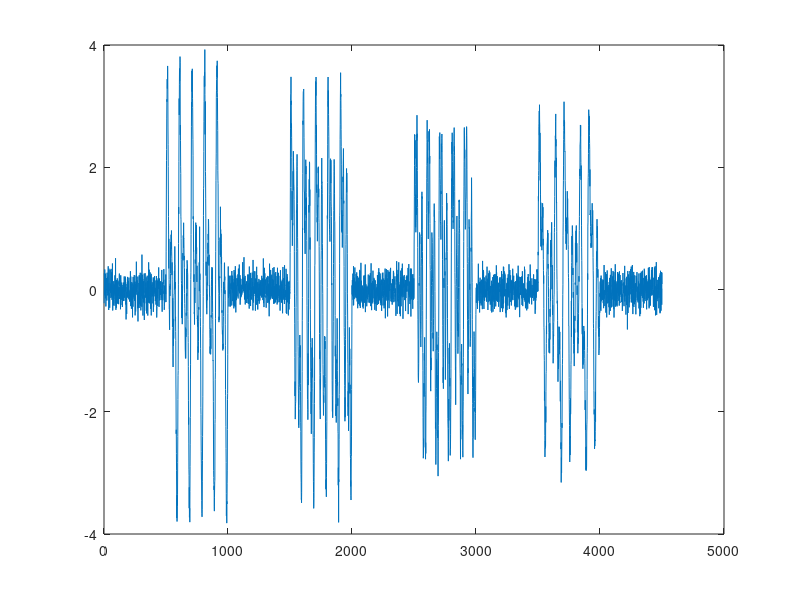

The MATLAB script that drew this image:
function [Heavy_Noise] = fixed_encoder()

%updated tanvir's code with user defined periods
%the first silent period is fixed to be 50 ms, but can be changed if needed
%we could also let the user define the amount of noise
%also removed harmonic noise

clear all
clc



num= '1234';
LengthN = length(num);
DigitPeriod= [50 50 50 50 50 50 50 50 50 50];
SilentPeriod= [50 50 50 50 50 50 50 50 50 50];

%frequencies
List = [75 150 300; 100 200 300; 100 200 400; 100 200 500; 100 150 300; 100 150 400; 
         100 150 500; 75 200 300; 75 200 400; 75 200 500];
 %Initial Values
            Sampling = 10000; % sampling for sound must be atleast 8000
 %Initate variables         
            interval = 50e-3;
            N0 = floor(interval*Sampling);
            Signal = zeros(N0,1);   % Fill Array with Zeros
% generate signal for number number
     for i = 1: LengthN
          duration = DigitPeriod(i)*1e-3; % duration specified in prompt
          interval = SilentPeriod(i)*1e-3; % interval specified in prompt
          Ns = floor(duration*Sampling);  % signal
          N0 = floor(interval*Sampling);  % silence period
          %Array of Intervals:
         k = 1:Ns;
         number = str2double(num(i)); % convert string to doubles
         %Looks at the valyes in the List above to see which freqs need to
         %be added for the tone.
         Freq1 = List(number+1,1); 
         Freq2 = List(number+1,2);
         Freq3 = List(number+1,3);
         ToneSignal =(1+ rand(1))*(sin(2.*pi.*Freq1.*k./Sampling)...
             + sin(2.*pi.*Freq2.*k./Sampling)...
             + sin(2.*pi.*Freq3.*k./Sampling));  % maximal amplitude is 2
         %Creates a matrix to store all signals computed above into a
         %matrix, ":" operant makes the rows of the maxtrix columbs. and
         %then adds a zeros matrix to fill the "intervals".
         Signal = [Signal; ToneSignal(:); zeros(N0,1)];
     end
%create White Noise to Signal:
Heavy_Noise = awgn(Signal,15);
plot(Heavy_Noise);
        
% %Generate Sound for all signals 1) Normal, 2) Noisy 3) heavily Noisy
%   prompt='press any key to hear original tone'
%         pause;
%         sound(Signal, Sampling)
%   prompt='press any key to hear noisy tone'
%         pause;
%         sound(Light_Noise, Sampling)
%   prompt='press any key to hear heavily noisy tone'
%         pause;
%         sound(Heavy_Noise, Sampling)
%   prompt='end of encoder sequence'
end
